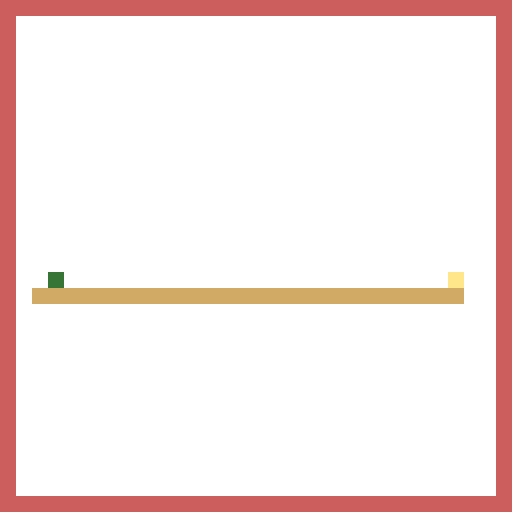

Tiled map render using the project's own tile images. Description and the map definition, with tile-layer contents summarised, below:
An orthogonal 32x32 tile map with 16x16 px tiles, 1 tile layer (map).

<map version="1.0" orientation="orthogonal" width="32" height="32" tilewidth="16" tileheight="16">
 <tileset firstgid="1" name="tileset" tilewidth="16" tileheight="16">
  <image source="img/tileset.png" width="48" height="32" />
  <tile id="0">
   <properties>
    <property name="background" value="" />
   </properties>
  </tile>
  <tile id="1">
   <properties>
    <property name="ground" value="" />
   </properties>
  </tile>
  <tile id="2">
   <properties>
    <property name="start" value="" />
   </properties>
  </tile>
  <tile id="3">
   <properties>
    <property name="fire" value="" />
   </properties>
  </tile>
  <tile id="4">
   <properties>
    <property name="finish" value="" />
   </properties>
  </tile>
  <tile id="5">
   <properties>
    <property name="misc" value="" />
   </properties>
  </tile>
 </tileset>
 <layer name="map" width="32" height="32">
  <data>[1024 cells, 1024 non-empty, 5 distinct tile ids]</data>
 </layer>
</map>
